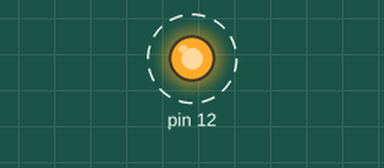
Simulated run of this program. Board: Arduino Nano, built with avr-gcc and run on an emulated ATmega328P. Shown: output pins drawn as LEDs (lit = HIGH). Dashed ring = blinking.

Above: at 0.4 s.
Timing chart, 0 to 4.6 s (numbered marks = the images above):
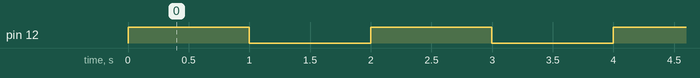

The program:

main.c
```c
/*
 * nanoBlink.c
 *
 * Created: 12-07-2021 01:28:56
 * Author : Vivek
 * Description: A register level code for blinking LED connected to PB4 in the nano board.
 *              Timer 0 will be used to generate the delay of approximately 1 milli second.
 */

#include <stdint.h>


int main(void)
{
	//pointers to the timer 0 registers
	//pointer to the timer/counter control register A
	uint8_t volatile *const pTCCR0A = (uint8_t*) 0x44;
	//pointer to the timer/counter control register B
	uint8_t volatile *const pTCCR0B = (uint8_t*) 0x45;
	//pointer to the timer/counter register
	uint8_t volatile *const pTCNT0 = (uint8_t*) 0x46;
	//pointer to the timer/counter 0 interrupt flag register
	uint8_t volatile *const pTIFR0 = (uint8_t*) 0x35;

	//pointers to the port B registers
	//pointer to the port B data direction register
	uint8_t volatile *const pDDRB = (uint8_t*) 0x24;
	//pointer to the port B data register
	//uint8_t volatile *const pPortB = (uint8_t*) 0x25;
	//pointer to the port B pin register
	uint8_t volatile *const pPinB = (uint8_t*) 0x23;

	//a variable for counting overflow
	uint8_t volatile ovflo_count = 0;

    /* Replace with your application code */
	//setup PB4 as output
	*pDDRB |= (1 << 4);

	//setup timer 0 in normal mode operation
	*pTCCR0A = 0x00;
	//setup prescaler for timer 0 as clk/1024
	*pTCCR0B = 0x05;
	//load the timer/counter register
	*pTCNT0 = 0x00;

    while (1)
    {
		//toggle PB4
		*pPinB |= (1 << 4);

		while(ovflo_count < 61){
			if((*pTIFR0 & 0x01) == 1){
				ovflo_count++; //increment the overflow counter
				*pTIFR0 = 0x01; //clear the overflow flag
				*pTCNT0 = 0x00; //reload the counter
			}
			else continue;
		}

		ovflo_count = 0;


    }
}

/* Timer calculations:
*  The nano board uses a 16MHz crystal
*
*  clock for timer = 16MHz/1024 = 15625 = 15.625 KHz
*  1 cycle = 1/15625 = 64 micro seconds
*  Timer overflows when count equals 0xFF. i.e after 256 cycles.
*  overflow time = 256 X 64 micro seconds = 16.384 milli seconds
*  For 1 second = 1000 milli seconds, number of overflows = 1000 milli seconds/ 16.384 milli seconds = 61.035
*  I will approximate this as 61.
*  For counting 1 second precisely, the counter should overflow 61 times.
*/
```

Measured:
- by itself, pin 12: alternates HIGH for 1.0 s and LOW for 1.0 s
